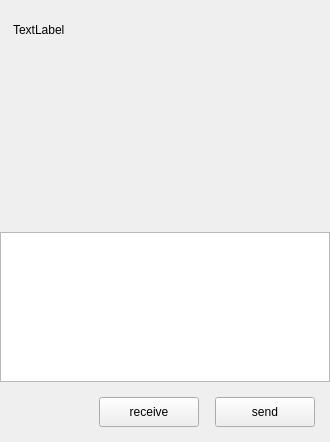
<?xml version="1.0" encoding="UTF-8"?>
<ui version="4.0">
 <class>ChatPage</class>
 <widget class="QWidget" name="ChatPage">
  <property name="geometry">
   <rect>
    <x>0</x>
    <y>0</y>
    <width>330</width>
    <height>442</height>
   </rect>
  </property>
  <property name="windowTitle">
   <string>Form</string>
  </property>
  <layout class="QVBoxLayout" name="verticalLayout">
   <property name="spacing">
    <number>0</number>
   </property>
   <property name="leftMargin">
    <number>0</number>
   </property>
   <property name="topMargin">
    <number>0</number>
   </property>
   <property name="rightMargin">
    <number>0</number>
   </property>
   <property name="bottomMargin">
    <number>0</number>
   </property>
   <item>
    <widget class="QWidget" name="chat_data_wid" native="true">
     <layout class="QVBoxLayout" name="verticalLayout_4">
      <property name="spacing">
       <number>0</number>
      </property>
      <property name="leftMargin">
       <number>0</number>
      </property>
      <property name="topMargin">
       <number>0</number>
      </property>
      <property name="rightMargin">
       <number>0</number>
      </property>
      <property name="bottomMargin">
       <number>0</number>
      </property>
      <item>
       <widget class="QWidget" name="title_wid" native="true">
        <property name="minimumSize">
         <size>
          <width>0</width>
          <height>60</height>
         </size>
        </property>
        <property name="maximumSize">
         <size>
          <width>16777215</width>
          <height>60</height>
         </size>
        </property>
        <layout class="QVBoxLayout" name="verticalLayout_5">
         <property name="spacing">
          <number>7</number>
         </property>
         <property name="leftMargin">
          <number>11</number>
         </property>
         <property name="topMargin">
          <number>2</number>
         </property>
         <property name="rightMargin">
          <number>2</number>
         </property>
         <property name="bottomMargin">
          <number>2</number>
         </property>
         <item>
          <widget class="QWidget" name="widget_2" native="true">
           <layout class="QHBoxLayout" name="horizontalLayout_3">
            <property name="leftMargin">
             <number>2</number>
            </property>
            <property name="topMargin">
             <number>2</number>
            </property>
            <property name="rightMargin">
             <number>2</number>
            </property>
            <property name="bottomMargin">
             <number>2</number>
            </property>
            <item>
             <widget class="QLabel" name="title_lb">
              <property name="text">
               <string>TextLabel</string>
              </property>
             </widget>
            </item>
           </layout>
          </widget>
         </item>
        </layout>
       </widget>
      </item>
      <item>
       <widget class="ChatView" name="chat_data_list" native="true"/>
      </item>
      <item>
       <widget class="QWidget" name="tool_wid" native="true">
        <property name="minimumSize">
         <size>
          <width>0</width>
          <height>35</height>
         </size>
        </property>
        <property name="maximumSize">
         <size>
          <width>16777215</width>
          <height>35</height>
         </size>
        </property>
        <layout class="QHBoxLayout" name="horizontalLayout_4">
         <property name="spacing">
          <number>0</number>
         </property>
         <property name="leftMargin">
          <number>0</number>
         </property>
         <property name="topMargin">
          <number>0</number>
         </property>
         <property name="rightMargin">
          <number>0</number>
         </property>
         <property name="bottomMargin">
          <number>0</number>
         </property>
         <item>
          <spacer name="horizontalSpacer_2">
           <property name="orientation">
            <enum>Qt::Orientation::Horizontal</enum>
           </property>
           <property name="sizeType">
            <enum>QSizePolicy::Policy::Fixed</enum>
           </property>
           <property name="sizeHint" stdset="0">
            <size>
             <width>5</width>
             <height>20</height>
            </size>
           </property>
          </spacer>
         </item>
         <item>
          <widget class="ClickedLabel" name="emo_lb">
           <property name="minimumSize">
            <size>
             <width>25</width>
             <height>25</height>
            </size>
           </property>
           <property name="maximumSize">
            <size>
             <width>25</width>
             <height>25</height>
            </size>
           </property>
           <property name="text">
            <string/>
           </property>
          </widget>
         </item>
         <item>
          <spacer name="horizontalSpacer_4">
           <property name="orientation">
            <enum>Qt::Orientation::Horizontal</enum>
           </property>
           <property name="sizeType">
            <enum>QSizePolicy::Policy::Fixed</enum>
           </property>
           <property name="sizeHint" stdset="0">
            <size>
             <width>8</width>
             <height>20</height>
            </size>
           </property>
          </spacer>
         </item>
         <item>
          <widget class="ClickedLabel" name="file_lb">
           <property name="minimumSize">
            <size>
             <width>25</width>
             <height>25</height>
            </size>
           </property>
           <property name="maximumSize">
            <size>
             <width>25</width>
             <height>25</height>
            </size>
           </property>
           <property name="text">
            <string/>
           </property>
          </widget>
         </item>
         <item>
          <spacer name="horizontalSpacer_3">
           <property name="orientation">
            <enum>Qt::Orientation::Horizontal</enum>
           </property>
           <property name="sizeHint" stdset="0">
            <size>
             <width>40</width>
             <height>20</height>
            </size>
           </property>
          </spacer>
         </item>
        </layout>
       </widget>
      </item>
      <item>
       <widget class="QTextEdit" name="chat_edit">
        <property name="minimumSize">
         <size>
          <width>0</width>
          <height>150</height>
         </size>
        </property>
        <property name="maximumSize">
         <size>
          <width>16777215</width>
          <height>150</height>
         </size>
        </property>
       </widget>
      </item>
      <item>
       <widget class="QWidget" name="send_wid" native="true">
        <property name="minimumSize">
         <size>
          <width>0</width>
          <height>60</height>
         </size>
        </property>
        <property name="maximumSize">
         <size>
          <width>16777215</width>
          <height>60</height>
         </size>
        </property>
        <layout class="QHBoxLayout" name="horizontalLayout_5">
         <property name="leftMargin">
          <number>5</number>
         </property>
         <property name="topMargin">
          <number>5</number>
         </property>
         <property name="rightMargin">
          <number>5</number>
         </property>
         <property name="bottomMargin">
          <number>5</number>
         </property>
         <item>
          <spacer name="horizontalSpacer_5">
           <property name="orientation">
            <enum>Qt::Orientation::Horizontal</enum>
           </property>
           <property name="sizeHint" stdset="0">
            <size>
             <width>40</width>
             <height>20</height>
            </size>
           </property>
          </spacer>
         </item>
         <item>
          <widget class="ClickedBtn" name="receive_btn">
           <property name="minimumSize">
            <size>
             <width>100</width>
             <height>30</height>
            </size>
           </property>
           <property name="maximumSize">
            <size>
             <width>100</width>
             <height>30</height>
            </size>
           </property>
           <property name="text">
            <string>receive</string>
           </property>
          </widget>
         </item>
         <item>
          <spacer name="horizontalSpacer_6">
           <property name="orientation">
            <enum>Qt::Orientation::Horizontal</enum>
           </property>
           <property name="sizeType">
            <enum>QSizePolicy::Policy::Fixed</enum>
           </property>
           <property name="sizeHint" stdset="0">
            <size>
             <width>10</width>
             <height>20</height>
            </size>
           </property>
          </spacer>
         </item>
         <item>
          <widget class="ClickedBtn" name="send_btn">
           <property name="minimumSize">
            <size>
             <width>100</width>
             <height>30</height>
            </size>
           </property>
           <property name="maximumSize">
            <size>
             <width>100</width>
             <height>30</height>
            </size>
           </property>
           <property name="text">
            <string>send</string>
           </property>
          </widget>
         </item>
         <item>
          <spacer name="horizontalSpacer_7">
           <property name="orientation">
            <enum>Qt::Orientation::Horizontal</enum>
           </property>
           <property name="sizeType">
            <enum>QSizePolicy::Policy::Fixed</enum>
           </property>
           <property name="sizeHint" stdset="0">
            <size>
             <width>10</width>
             <height>20</height>
            </size>
           </property>
          </spacer>
         </item>
        </layout>
       </widget>
      </item>
     </layout>
    </widget>
   </item>
  </layout>
 </widget>
 <customwidgets>
  <customwidget>
   <class>ClickedBtn</class>
   <extends>QPushButton</extends>
   <header location="global">clickedbtn.h</header>
  </customwidget>
  <customwidget>
   <class>ClickedLabel</class>
   <extends>QLabel</extends>
   <header location="global">clickedlabel.h</header>
  </customwidget>
  <customwidget>
   <class>ChatView</class>
   <extends>QWidget</extends>
   <header location="global">chatview.h</header>
   <container>1</container>
  </customwidget>
 </customwidgets>
 <resources/>
 <connections/>
</ui>
